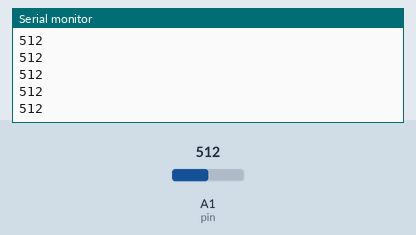
Bench run of a sketch on a simulated Arduino Uno, built with avr-gcc and run on an emulated ATmega328P. Parts: the last lines printed to the serial monitor. The inputs (shaded band) are chosen by the test bench; at power-on: A1 (pin) = 512.

Above: at 1.2 s.
1.3 s: A1 (pin) set to 716
At 1.31 s:
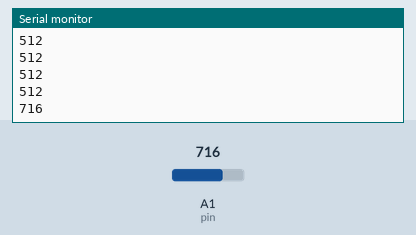
2.8 s: A1 (pin) set to 900
At 2.81 s:
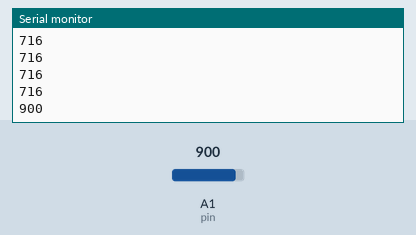
Timing chart, 0 to 5.8 s (numbered marks = the images above; inputs shaded):
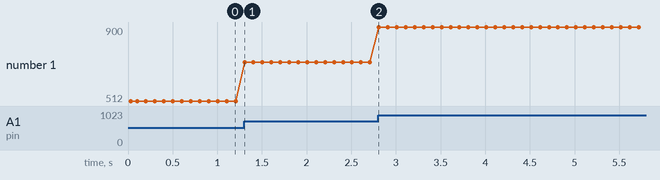

Measured:
- after the input at 1.3 s, the serial monitor: prints a new line at once (image 1)
- after the input at 2.8 s, the serial monitor: prints a new line at once (image 2)
- plotted number 1: 512 → 716 after the input at 1.3 s, 716 → 900 after the input at 2.8 s

The sketch:

17_04_noise.ino
```cpp
int pin=A1;

void setup() {
  Serial.begin(9600);
  Serial.println("Test PWM without TearDown");
  pinMode(pin, INPUT);
}

void loop() {
  int res = analogRead(pin);
  Serial.println(res);
  delay(100);
}
```
